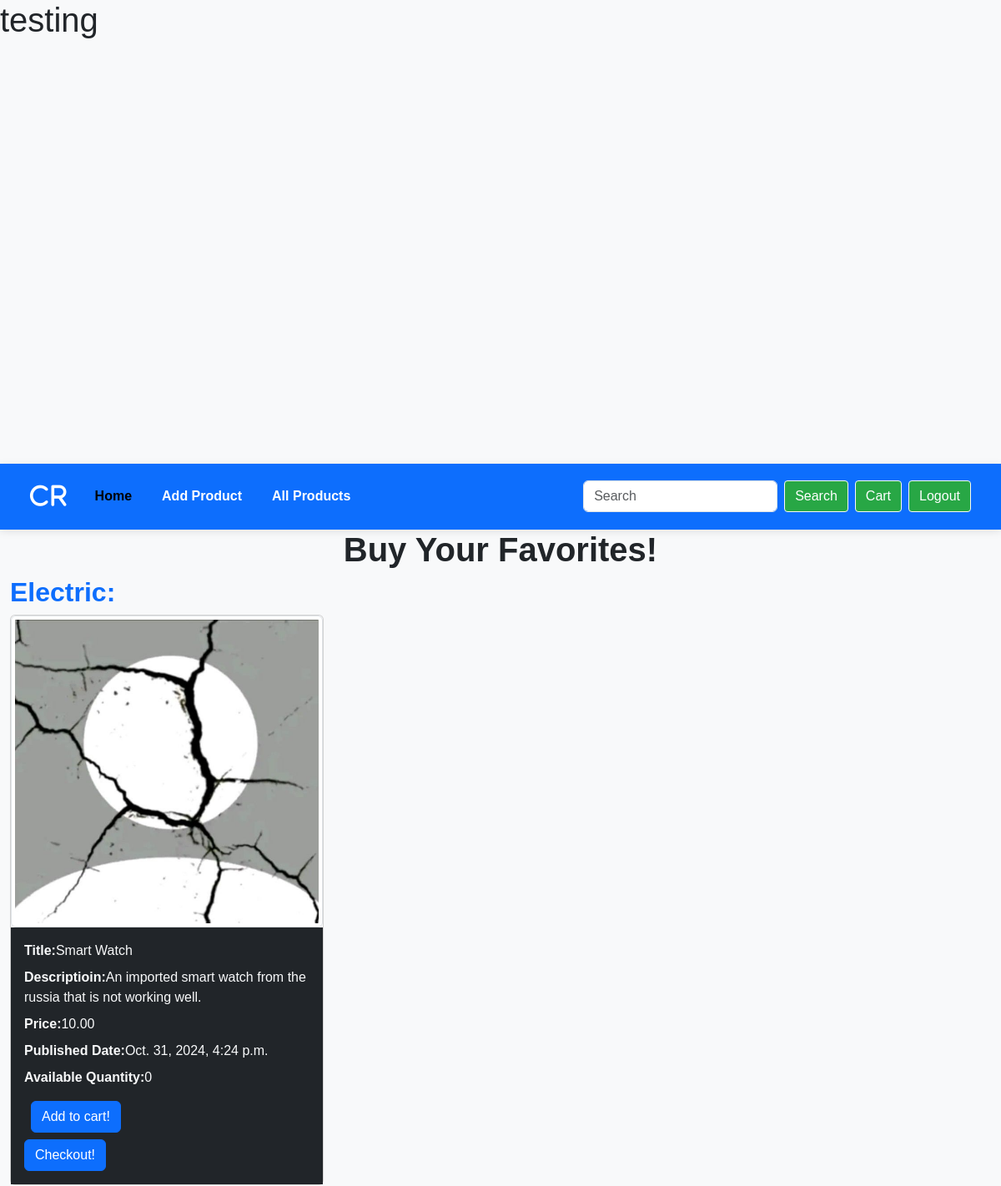
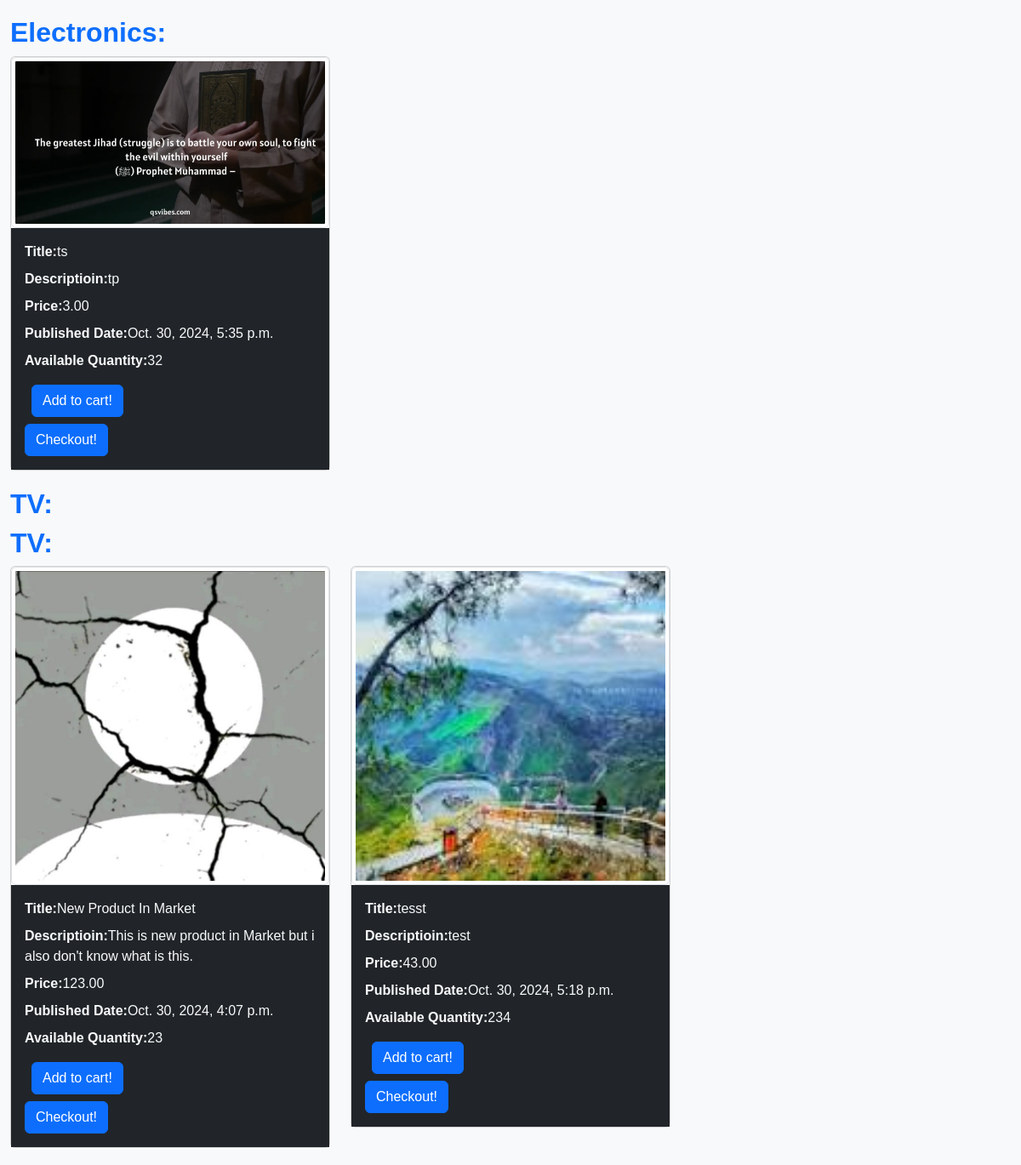
Page /products on the committed database (2 pictures, top to bottom).
### ecomapp/models.py (models this page shows, shortened)
class Category(models.Model):
    c_name = models.CharField(max_length=20)

class Product(models.Model):
    name = models.CharField(max_length=100)
    description = models.TextField()
    price = models.DecimalField(max_digits=5, decimal_places=2)
    image = models.ImageField(upload_to='products')
    uploaddate = models.DateTimeField(auto_now=True)
    stk_available = models.PositiveIntegerField()
    category = models.ForeignKey(Category, on_delete=models.CASCADE, related_name='category_relname')

### ecomapp/views/home_views.py (the view, shortened to what this page needs)
# urls.py: path('products', products, name='products'),
def products(request):
    prod = Product.objects.all()
    categ = Category.objects.all()
    context = {
        'products' : prod,
        'categories' : categ,
    }
    return render(request, 'products.html', context)

### ecomapp/templates/products.html (shortened to what this page needs)
{% extends "basic.html" %}
{% block body %}
<div class="container-fluid">
    <div class="row">
        <div class="col-12">
            <h1 class="fw-bold text-center">Buy Your Favorites!</h1>
        </div>
    </div>
    <div class="row">
        {% for category in categories %}
        {% for podu in products %}
          {% if podu.category.c_name ==  category.c_name %}
          <h2 class="text-primary fw-bold">{{category.c_name}}:</h2>
          {% endif %}
        {% endfor %}
          {% for prod in products %}
          {% if prod.category.c_name == category.c_name %}
          <div class="col-4">
              <div class="card">
                  <img src="/media/{{prod.image}}" class="card-img- img-fluid img-thumbnail" alt="...">
                  <div class="card-body bg-dark text-light">
                      <div class="card-title"><span class="fw-bold">Title:</span>{{prod.name}}</div>
                      <div class="card-text"><span class="fw-bold">Descriptioin:</span>{{prod.description}}</div>
                      <div class="card-text"><span class="fw-bold">Price:</span>{{prod.price}}</div>
                      <div class="card-text"><span class="fw-bold">Published Date:</span>{{prod.uploaddate}}</div>
                      <div class="card-text"><span class="fw-bold">Available Quantity:</span>{{prod.stk_available}}</div>
                      <form action="" method="post">{% csrf_token %}
                          <button type="submit" class="btn btn-primary text-center m-2">Add to cart!</button>
                      </form>
                      <a href="{% url 'checkout' prod.id %}" class="btn btn-primary text-center ">Checkout!</a>
                  </div>
              </div>
          </div>
          {% endif %}
          {% endfor %}
        {% endfor %}
    </div>
</div>
{% endblock body %}

### ecomapp/templates/basic.html (shortened to what this page needs)
<!DOCTYPE html>
<html lang="en">
<head>
    {% load static %}
    <link rel="stylesheet" href="{% static 'bootstrap.css' %}">
    <link rel="stylesheet" href="https://cdnjs.cloudflare.com/ajax/libs/font-awesome/6.0.0-beta3/css/all.min.css">
</head>
<body>
  <h1>testing</h1>
  <div id="map" style="height: 500px; width: 100%;"></div>
    <nav class="navbar navbar-expand-lg sticky-top bg-primary">
        <div class="container-fluid">
          <a class="navbar-brand fw-bold" href="#"><i class="fa-solid fa-c me-1"></i><i class="fa-solid fa-r"></i></a>
          <div class="collapse navbar-collapse" id="navbarSupportedContent">
            <ul class="navbar-nav me-auto mb-2 mb-lg-0">
              <li class="nav-item">
                <a class="nav-link active" aria-current="page" href="{% url 'home' %}">Home</a>
              </li>
              <li class="nav-item">
                <a class="nav-link" href="{% url 'add_product' %}">Add Product</a>
              </li>
              <li class="nav-item">
                <a class="nav-link" href="{% url 'products' %}">All Products</a>
              </li>
            </ul>
            <form class="d-flex" role="search">
              <input class="form-control me-2" type="search" placeholder="Search" aria-label="Search">
              <button class="btn btn-outline-light search_btn" type="submit">Search</button>
            </form>
            <a href="{% url 'cartitems' %}" class="btn btn-outline-light ms-2 search_btn">Cart</a>
            <a href="#" class="btn btn-outline-light ms-2 search_btn">Logout</a>
          </div>
        </div>
      </nav>
      {% block body %}
    {% endblock body %}
</body>
</html>

### ecomapp/templates/basic.html (style rules this page uses)
body { background-color: #f8f9fa; font-family: Arial, sans-serif; }
.navbar { padding: .8rem 1.5rem; box-shadow: 0 2px 10px rgba(0, 0, 0, 0.1); }
.navbar-brand { font-weight: bold; font-size: 1.8rem; color: #ffffff; }
.nav-link { font-family: 'Cursive', sans-serif; color: #ffffff; font-weight: bold; margin: 0 10px; }
.search_btn { color: white; background-color: #28a745; border-radius: 0.25rem; transition: background-color 0.3s ease; }

### ecomapp/templates/products.html (style rules this page uses)
.card { margin-bottom: 20px; }
.card-body { padding: 1rem; }
.card-title, .card-text { margin-bottom: 0.5rem; }

### rows in the picture
Category: c_name "Electric"
Product: image (picture), name "Smart Watch", description "An imported smart watch from the russia that is not working well.", price "10.00", uploaddate "Oct. 31, 2024, 4:24 p.m.", stk_available "0"
Category: c_name "Electronics"
Product: image (picture), name "ts", description "tp", price "3.00", uploaddate "Oct. 30, 2024, 5:35 p.m.", stk_available "32"
Category: c_name "TV"
Product: image (picture), name "New Product In Market", description "This is new product in Market but i also don't know what is this.", price "123.00", uploaddate "Oct. 30, 2024, 4:07 p.m.", stk_available "23"
Product: image (picture), name "tesst", description "test", price "43.00", uploaddate "Oct. 30, 2024, 5:18 p.m.", stk_available "234"
